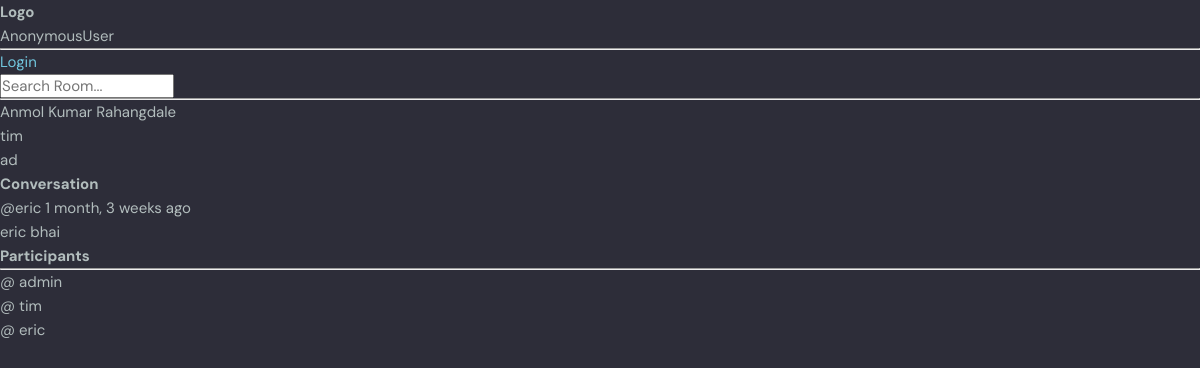
/room5/, run on the app's committed database.
### chatroom/models.py (models this page shows, shortened)
class Room(models.Model):
    host = models.ForeignKey(User,on_delete=models.SET_NULL,null=True)
    topic = models.ForeignKey(Topic,on_delete=models.SET_NULL,null=True)
    name = models.CharField(max_length=200)
    description = models.TextField(null = True,blank=True)
    participants = models.ManyToManyField(User,related_name='participants')
    update = models.DateTimeField(auto_now=True)
    created = models.DateTimeField(auto_now_add=True)
    class Meta:
        ordering = ['-update','-created']

class Message(models.Model):
    user = models.ForeignKey(User,on_delete=models.CASCADE,default="")
    room = models.ForeignKey(Room,on_delete=models.CASCADE)
    body = models.TextField()
    update = models.DateTimeField(auto_now=True)
    created = models.DateTimeField(auto_now_add=True)
    class Meta:
        ordering = ['-update','-created']

### chatroom/views.py (the view, shortened to what this page needs)
# urls.py: path('room<int:roomid>/',views.room,name="room"),
def room(request,roomid):
    rooms = Room.objects.get(id = roomid)
    room_messages = rooms.message_set.all().order_by('-created')
    participants = rooms.participants.all()
    dic ={
        'rooms':rooms,
        'room_messages':room_messages,
        'participants':participants,
    }
    return render(request,'html/room.html',dic)

### chatroom/templates/html/room.html (shortened to what this page needs)
{% extends 'html/base.html' %}
{%block body%}
<div class="room-container">
    <div>
        {{rooms.name}} <br>
        {{rooms.host}} <br>
        {{rooms.description}} <br>
        <h2>Conversation</h2>
        {% for message in room_messages %}
        <small>@{{message.user}} {{message.created|timesince}} ago</small>
        <p>{{message.body}} </p>
        {% endfor %}
    </div>
    <div>
        <h3>Participants</h3>
        <hr>
        {% for user in participants %}
        <p>@ {{user.username}} </p>
        {% endfor %}
    </div>
</div>
{%endblock body%}

### chatroom/static/css/style.css (style rules this page uses)
:root { --color-main: #71c6dd; --color-main-light: #e1f6fb; --color-dark: #3f4156; --color-dark-medium: #51546e; --color-dark-light: #696d97; --color-light: #e5e5e5; --color-gray: #8b8b8b; --color-light-gray: #b2bdbd; --color-bg: #2d2d39; --color-success: #5dd693; --color-error: #fc4b0b; }
* { font-family: "DM Sans", -apple-system, BlinkMacSystemFont, "Segoe UI", Roboto, Oxygen, Ubuntu, Cantarell, "Open Sans", "Helvetica Neue", sans-serif; margin: 0; padding: 0; box-sizing: border-box; text-rendering: optimizeLegibility; font-size: inherit; }
html { font-size: 56.25%; }
@media only screen and (min-width: 1200px) { html { font-size: 62.5%; } }
body { line-height: 1.6; font-weight: 400; font-size: 1.5rem; color: var(--color-light-gray); background-color: var(--color-bg); min-height: 100vh; }

### data on the page
Room: name "Anmol Kumar Rahangdale", host "tim", description "ad"
Message: user "eric", created "1 month, 3 weeks", body "eric bhai"

### other printed values
{{ request.user }} "AnonymousUser"
{{ user.username }} "admin"
{{ user.username }} "tim"
{{ user.username }} "eric"
